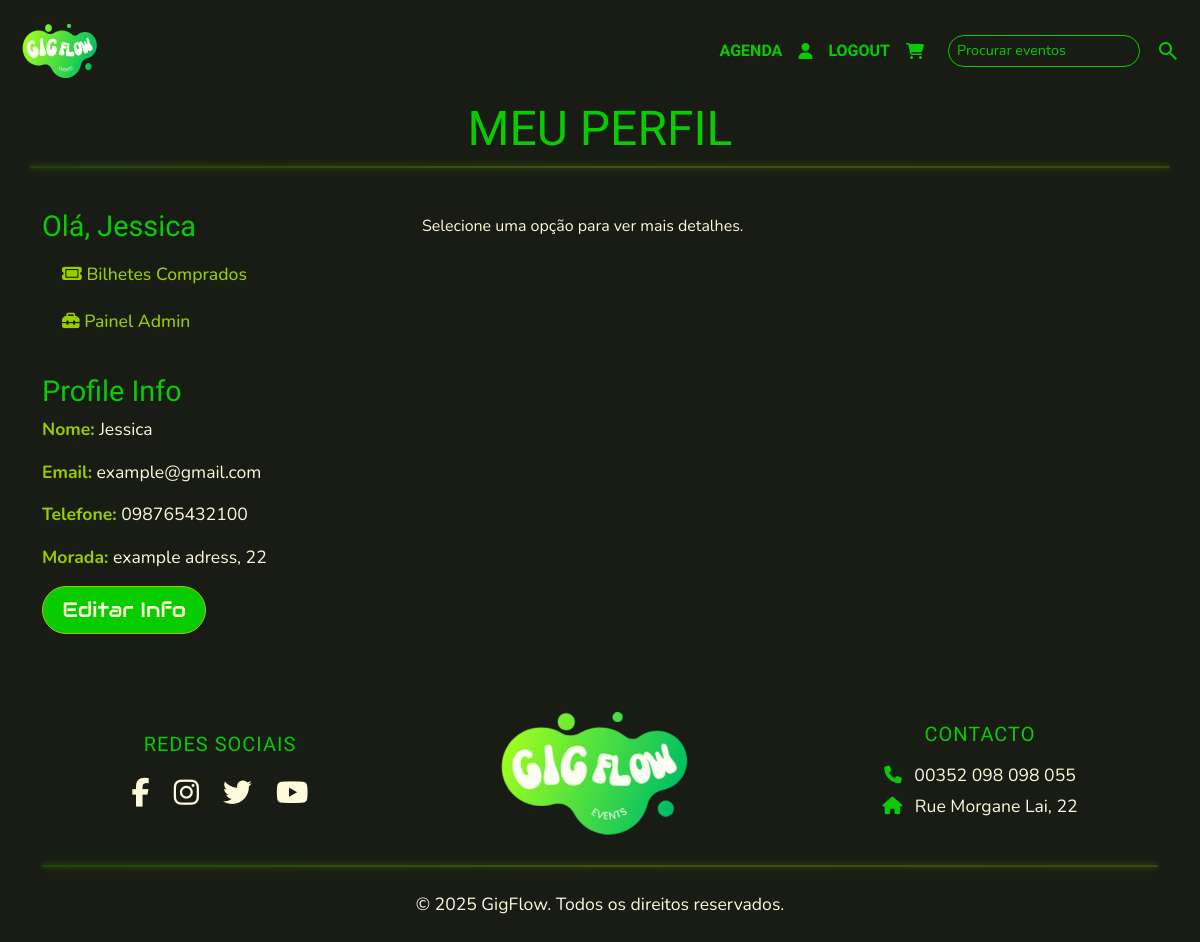
The page /pages/profile.php (signed in) on the database its author committed.
### tables this page shows
CREATE TABLE `users` (
  `id` int(11) NOT NULL,
  `name` varchar(100) NOT NULL,
  `email` varchar(150) NOT NULL,
  `password` varchar(255) NOT NULL,
  `phone` varchar(20) NOT NULL,
  `address` varchar(255) NOT NULL,
  `role` enum('user','admin') NOT NULL DEFAULT 'user',
  `created_at` timestamp NOT NULL DEFAULT current_timestamp()
);

### pages/profile.php (the view, shortened to what this page needs)
<?php
include '../php/config.php';
$user_id = $_SESSION['user_id'];
$stmt = $conn->prepare("SELECT name, email, phone, address, role FROM users WHERE id = ?");
$stmt->bind_param("i", $user_id);
$stmt->execute();
$stmt->bind_result($name, $email, $phone, $address, $role);
?>
<!DOCTYPE html>
<html lang="pt-PT">
<head>
  <link href="https://cdn.jsdelivr.net/npm/bootstrap@5.3.7/dist/css/bootstrap.min.css" rel="stylesheet"
 />
  <link rel="stylesheet" href="https://cdnjs.cloudflare.com/ajax/libs/font-awesome/6.5.0/css/all.min.css"
 />
  <link rel="stylesheet" href="../css/profile.css" />
</head>
<body>
  <header>
    <nav class="navbar navbar-expand-lg fixed-top py-3">
      <div class="container-fluid">
        <a class="navbar-brand" href="../index.php">
          <img src="../images/black-logo-thumb.png" alt="Logo" width="100" height="60" />
        </a>
        <div class="collapse navbar-collapse" id="navbarContent">
          <ul class="navbar-nav ms-auto mb-2 mb-lg-0 align-items-center">
            <li class="nav-item">
              <a class="nav-link" href="../pages/agenda.php">AGENDA</a>
            </li>
            <li class="nav-item">
              <a class="nav-link d-flex align-items-center" href="../pages/profile.php" aria-label="Meu Perfil"><i
                  class="fa-solid fa-user"></i>
              </a>
            </li>
            <li class="nav-item">
              <a class="nav-link d-flex align-items-center" href="../php/logout.php" aria-label="Logout">LOGOUT</a>
            </li>
            <li class="nav-item">
              <a class="nav-link d-flex align-items-center" href="../pages/cart.php" aria-label="Carrinho"><i
                  class="fa-solid fa-cart-shopping"></i>
              </a>
            </li>
          </ul>
          <form
            class="d-flex ms-lg-3 position-relative"
            role="search"
            id="searchForm"
            autocomplete="off">
            <input
              class="form-control me-2"
              type="search"
              id="searchInput"
              placeholder="Procurar eventos" />
            <button class="btn btn-outline-light" type="submit">
              <span class="material-symbols-outlined"> search </span>
            </button>
          </form>
        </div>
      </div>
    </nav>
  </header>
  <main>
    <section id="profile-section">
      <div class="container">
        <div class="row justify-content-center">
          <div class="profile-title">
            <h1>MEU PERFIL</h1>
          </div>
          <hr>
          <div class="sidebar col-12 col-md-4 mb-4 mb-md-0">
            <h2>Olá, <?= htmlspecialchars($name) ?></h2>
            <ul>
              <li><a href="#" data-page="../php/purchase-section.php"><i class="fa-solid fa-ticket"></i> Bilhetes Comprados</a></li>
              <?php if ($role === 'admin') : ?>
                <li><a href="../auth/admin.php"><i class="fa-solid fa-toolbox"></i> Painel Admin</a></li>
              <?php endif; ?>
            </ul>
            <div class="user-info">
              <h2>Profile Info</h2>
              <p><strong>Nome:</strong> <?= htmlspecialchars($name) ?></p>
              <p><strong>Email:</strong> <?= htmlspecialchars($email) ?></p>
              <p><strong>Telefone:</strong> <?= htmlspecialchars($phone) ?></p>
              <p><strong>Morada:</strong> <?= htmlspecialchars($address) ?></p>
              <button id="edit-profile-btn" class="btn-nohover">Editar Info</button>
            </div>
          </div>
          <div class="content col-12 col-md-8" id="main-content">
            <p>Selecione uma opção para ver mais detalhes.</p>
          </div>
        </div>
      </div>
    </section>
  </main>
  <footer class="footer py-4 mt-5">
    <div class="container text-center">
      <div class="row align-items-center gy-4">
        <div class="col-md-4">
          <h5>Redes Sociais</h5>
          <div class="social-icons">
            <a href="#"><i class="fab fa-facebook-f"></i></a>
            <a href="#"><i class="fab fa-instagram"></i></a>
            <a href="#"><i class="fab fa-twitter"></i></a>
            <a href="#"><i class="fab fa-youtube"></i></a>
          </div>
        </div>
        <div class="col-md-4"><img src="../images/black-logo-thumb.png" alt="Gig Flow Logo" class="footer-logo"></div>
        <div class="col-md-4">
          <h5>Contacto</h5>
          <p><i class="fa-solid fa-phone"></i> 00352 098 098 055</p>
          <p><i class="fa-solid fa-house"></i> Rue Morgane Lai, 22</p>
        </div>
      </div>
      <hr class="my-4">
      <p class="text-center mb-0">&copy; 2025 GigFlow. Todos os direitos reservados.</p>
    </div>
  </footer>
</body>
</html>

### css/profile.css (style rules this page uses)
:root { --font-title: 'Tektur', 'Arial Black', sans-serif; --font-main: 'Nunito', 'Arial', sans-serif; --button-text: 'Audiowide', 'Arial Black', sans-serif; --bg-color: rgb(24, 28, 20); --text-color: rgb(255, 250, 220); --green-1: rgb(8, 203, 0); --green-2: rgb(152, 205, 0); --green-neon: rgb(182, 245, 0); }
* { margin: 0; padding: 0; box-sizing: border-box; }
body { font-family: var(--font-main); color: var(--text-color); background-color: var(--bg-color); line-height: 1.5; scroll-behavior: smooth; }
h1, h2, h3 { font-family: var(--font-title); font-size: 3rem; color: var(--green-1); }
hr { border: none; height: 2px; border-radius: 50px; background: linear-gradient(90deg, rgba(8, 203, 0, 1) 0%, rgba(182, 245, 0, 1) 50%, rgba(152, 205, 0, 1) 100%); box-shadow: 0 0 5px rgba(182, 245, 0, 0.8), 0 0 10px rgba(182, 245, 0, 0.6), 0 0 20px rgba(182, 245, 0, 0.4); }
.btn-nohover { display: inline-block; background: var(--green-1); color: var(--text-color); border: 1px solid var(--green-2); padding: 0.45rem 1.2rem; font-family: var(--button-text); font-size: 1.3rem; border-radius: 25px; cursor: pointer; transition: 0.2s ease-in-out, box-shadow 0.3s ease-in-out; position: relative; box-shadow: none; }
span { font-family: var(--button-text); color: var(--green-1); }
a { text-decoration: none; }
.navbar { background-color: var(--bg-color); padding: 1rem 0; }
.navbar .nav-link { color: var(--green-1); font-family: var(--font-title); font-weight: 600; transition: 0.2s ease-in-out; }
.navbar .form-control { border-radius: 20px; border: 1px solid var(--green-1); padding: 0.25rem 0.5rem; background-color: transparent; color: var(--text-color); font-size: 0.9rem; }
.navbar .form-control::placeholder { color: var(--green-1); }
.navbar .btn-outline-light { border: none; background: none; color: var(--green-1); font-size: 1.5rem; padding: 0.25rem 0.5rem; display: flex; align-items: center; }
.profile-title { margin-top: 100px; text-align: center; }
.sidebar { margin-top: 25px; }
.sidebar h2 { font-size: 1.8rem; }
.sidebar ul { list-style-type: none; margin: 0; padding: 0; width: 280px; }
.sidebar li a { display: block; font-size: 1.1rem; font-weight: 500; color: var(--green-2); padding: 10px 20px; text-decoration: none; }
.user-info { margin-top: 30px; }
.user-info p { font-size: 1.1rem; }
.user-info strong { color: var(--green-2); }
.content { margin-top: 30px; }
footer.footer { background-color: var(--bg-color); color: var(--text-color); font-family: var(--font-main); text-align: center; }
footer.footer h5 { color: var(--green-1); font-family: var(--font-title); margin-bottom: 1rem; text-transform: uppercase; letter-spacing: 1px; }
footer.footer p { margin: 0.3rem 0; color: var(--text-color); font-size: 1.1rem; }
footer.footer p i { color: var(--green-1); margin-right: 8px; font-size: 1.1rem; }
footer.footer .footer-logo { max-width: 250px; transition: transform 0.3s ease; }
footer.footer a { color: var(--text-color); text-decoration: none; transition: 0.3s; }
footer.footer .social-icons a { font-size: 1.8rem; margin: 0 10px; display: inline-block; transition: 0.3s ease-in-out; }

### rows shown on the page
users: name "Jessica", email "example@gmail.com", phone "098765432100", address "example adress, 22"
